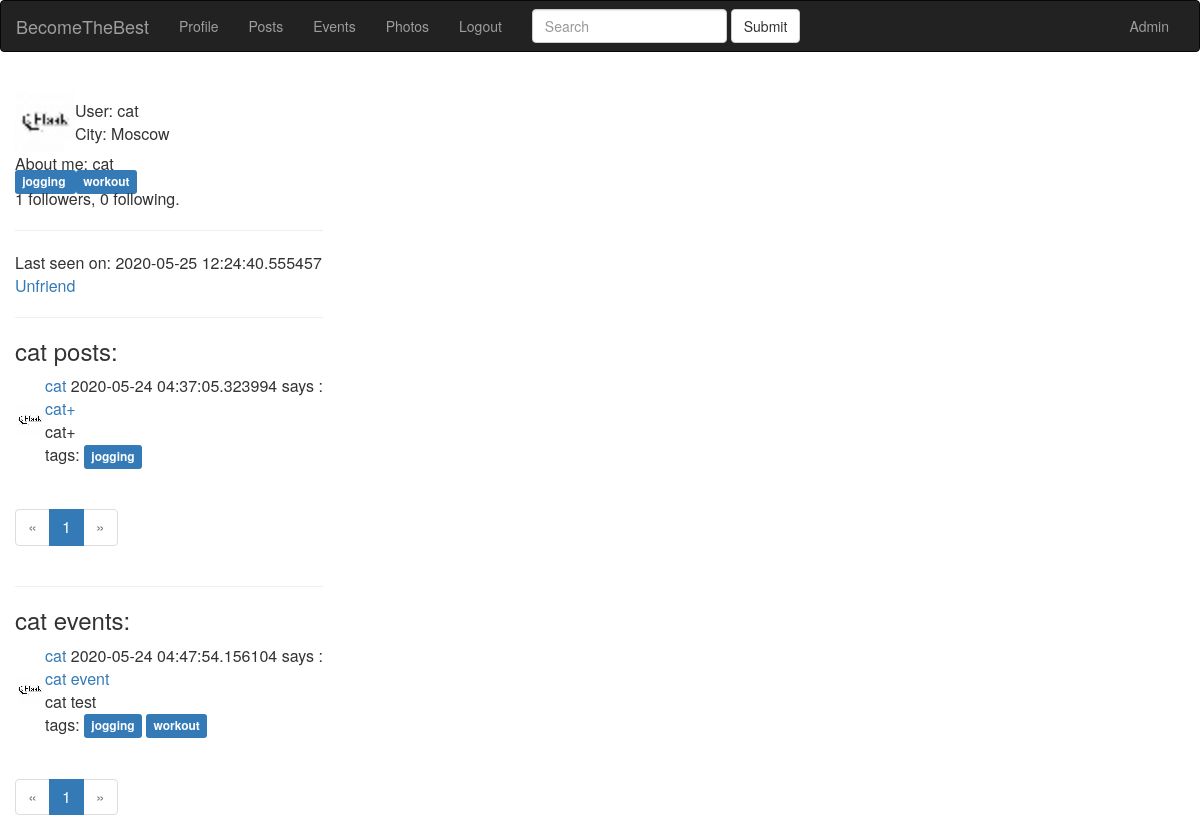
Screenshot of /user/cat (signed in) with the database file from the repository.
### app/models.py (models this page shows, shortened)
class User(UserMixin, db.Model):
    id = db.Column(db.Integer, primary_key=True)
    email = db.Column(db.String(120), index=True, unique=True)
    username = db.Column(db.String(64), index=True, unique=True)
    password_hash = db.Column(db.String(255))
    date = db.Column(db.DateTime, index=True, default=datetime.utcnow)
    timestamp = db.Column(db.String(128), default=int(time()))
    city = db.Column(db.String(128))
    about_me = db.Column(db.String(140))
    last_seen = db.Column(db.DateTime, default=datetime.utcnow)
    active = db.Column(db.Boolean)
    mentor = db.Column(db.Boolean, default=False)
    level = db.Column(db.Integer, default=0)
    tags = db.relationship(
        'Tag', secondary=user_tags, backref=db.backref('users_tags', lazy='dynamic'))
    roles = db.relationship(
        'Role', secondary=roles_users, backref=db.backref('users_roles', lazy='dynamic'))
    posts = db.relationship('Post', backref='author', lazy='dynamic')
    events = db.relationship('Event', backref='event_author', lazy='dynamic')
    photos = db.relationship('Photo', backref='photo_author', lazy='dynamic')
    def avatar(self):
        return 'user_data/{}/avatar/avatar.png'.format(self.username + self.timestamp)
    followed = db.relationship(
        'User', secondary=followers,
        primaryjoin=(followers.c.follower_id == id),
        secondaryjoin=(followers.c.followed_id == id),
        backref=db.backref('followers', lazy='dynamic'), lazy='dynamic')
    def is_following(self, user):
        return self.followed.filter(
            followers.c.followed_id == user.id).count() > 0

class Tag(db.Model):
    id = db.Column(db.Integer, primary_key=True)
    name = db.Column(db.String(100), unique=True)
    slug = db.Column(db.String(100))

class Post(db.Model):
    id = db.Column(db.Integer, primary_key=True)
    title = db.Column(db.String(140))
    slug = db.Column(db.String(140), unique=True)
    body = db.Column(db.Text)
    created = db.Column(db.DateTime, index=True, default=datetime.utcnow)
    user_id = db.Column(db.Integer, db.ForeignKey('user.id'))
    tags = db.relationship(
        'Tag', secondary=post_tags, backref=db.backref('posts_tags', lazy='dynamic'))

class Event(db.Model):
    id = db.Column(db.Integer, primary_key=True)
    event_title = db.Column(db.String(140))
    event_body = db.Column(db.Text)
    slug = db.Column(db.String(140), unique=True)
    created = db.Column(db.DateTime, index=True, default=datetime.utcnow)
    event_time = db.Column(db.DateTime)
    event_place = db.Column(db.Text)
    event_geo = db.Column(db.Text)
    event_starter = db.Column(db.Integer, db.ForeignKey('user.id'))
    event_crew = db.Column(db.Text)
    event_level = db.Column(db.Integer)
    tags = db.relationship(
        'Tag', secondary=event_tags, backref=db.backref('events_tags', lazy='dynamic'))

### app/blueprints/users/blueprint.py (the view)
@app.route('/user/<username>')
@login_required
def user(username):
    user = User.query.filter_by(username=username).first_or_404()
    page = request.args.get('page', 1, type=int)
    posts = user.posts.order_by(Post.created.desc())
    pages = posts.paginate(page=page, per_page=app.config['POSTS_PER_PAGE'])
    events = user.events.order_by(Event.created.desc())
    event_pages = events.paginate(page=page, per_page=app.config['POSTS_PER_PAGE'])
    return render_template('users/index.html', user=user, pages=pages, event_pages=event_pages)

### app/models.py (called while the page is built)
@login.user_loader
def load_user(id):
    return User.query.get(int(id))

### app/view.py (called while the page is built)
@app.before_request
def before_request():
    if current_user.is_authenticated:
        current_user.last_seen = datetime.utcnow()
        db.session.commit()

### app/blueprints/users/templates/users/index.html
{% extends 'base.html' %} {% block title %} User title {% endblock %} {% block content_title %} {% endblock %} {% block content %}
<table>
    <tr>
        <td><img src="{{ url_for('static', filename=user.avatar()) }}" width="60" height="60" alt="avatar" />
        </td>
        <td>
            User: {{ user.username }} <br> City: {{ user.city }}
        </td>
    </tr>
</table>
{% if user.about_me %} About me: {{ user.about_me }} {% endif %}
<br> {% for tag in user.tags %}
<a href="{{ url_for('users.tag_detail', slug=tag.slug) }}">
    <span class="label label-primary">
        {{ tag.name }}
    </span>
</a> {% endfor %}
<p>{{ user.followers.count() }} followers, {{ user.followed.count() }} following.</p>
<hr> {% if user.last_seen %} Last seen on: {{ user.last_seen }} {% endif %} {% if user.username == current_user.username %}
<p><a href="{{ url_for('users.edit_profile') }}">Edit your profile</a></p>
{% elif not current_user.is_following(user) %}
<p><a href="{{ url_for('users.follow', username=user.username) }}">Be friend</a></p>
{% else %}
<p><a href="{{ url_for('users.unfollow', username=user.username) }}">Unfriend</a></p>
{% endif %}
<hr>
<h3>{{user.username}} posts:</h3>
{% for post in pages.items %}
<div class="main-content">
    <table>
        <tr>
            <td><img src="{{ url_for('static', filename=post.author.avatar()) }}" width="30" height="30" alt="avatar" /></td>
            <td><a href="{{ url_for('user', username=post.author.username) }}">
                {{ post.author.username }}</a> {{ post.created }} says :
                <br>
                <a href="{{ url_for('posts.post_detail', slug=post.slug) }}">{{ post.title }}</a>
                <br> {{ post.body }}
                <div class="tags">
                    tags: {% for tag in post.tags %}
                    <a href="{{ url_for('posts.tag_detail', slug=tag.slug) }}">
                        <span class="label label-primary">{{ tag.name }}</span></a> {% endfor %}
                </div>
            </td>
        </tr>
    </table>
</div>
<br> {% endfor %}
<nav>
    <ul class="pagination">
        <li {% if not pages.has_prev %} class="disabled" {% endif %}>
            <a href="./{{user.username}}?page={{ pages.prev_num }}" aria-label="Previous">
                <span aria-hidden="true">&laquo;</span></a>
        </li>
        {% for page in pages.iter_pages() %}
        <li {% if page==pages.page %} class="active" {% endif %}>
            <a href="./{{user.username}}?page={{ page }}">{{page}} <span class="sr-only">(current)</span></a></li>
        {% endfor %}
        <li {% if not pages.has_next %} class="disabled" {% endif %}>
            <a href="./{{user.username}}?page={{ pages.next_num }}" aria-label="Next">
                <span aria-hidden="true">&raquo;</span></a>
        </li>
    </ul>
</nav>
<hr>
<h3>{{user.username}} events:</h3>
{% for event in event_pages.items %}
<div class="main-content">
    <table>
        <tr>
            <td><img src="{{ event.event_author.avatar() }}"></td>
            <td><a href="{{ url_for('user', username=event.event_author.username) }}">
                {{ event.event_author.username }}</a> {{ event.created }} says :
                <br>
                <a href="{{ url_for('events.event_detail', slug=event.slug) }}">{{ event.event_title }}</a>
                <br> {{ event.event_body }}
                <div class="tags">
                    tags: {% for tag in event.tags %}
                    <a href="{{ url_for('events.tag_detail', slug=tag.slug) }}">
                        <span class="label label-primary">{{ tag.name }}</span></a> {% endfor %}
                </div>
            </td>
        </tr>
    </table>
</div>
<br> {% endfor %}
<nav>
    <ul class="pagination">
        <li {% if not pages.has_prev %} class="disabled" {% endif %}>
            <a href="./{{user.username}}?page={{ pages.prev_num }}" aria-label="Previous">
                <span aria-hidden="true">&laquo;</span></a>
        </li>
        {% for page in event_pages.iter_pages() %}
        <li {% if page==event_pages.page %} class="active" {% endif %}>
            <a href="./{{user.username}}?page={{ page }}">{{page}} <span class="sr-only">(current)</span></a></li>
        {% endfor %}
        <li {% if not pages.has_next %} class="disabled" {% endif %}>
            <a href="./{{user.username}}?page={{ pages.next_num }}" aria-label="Next">
                <span aria-hidden="true">&raquo;</span></a>
        </li>
    </ul>
</nav>
{% endblock %}

### rows the page displays
User: username+timestamp (placeholder picture), username "cat", city "Moscow", about_me "cat", last_seen "2020-05-25 12:24:40.555457"
Tag: name "jogging"
Tag: name "workout"
Post: timestamp (placeholder picture), author.username "cat", created "2020-05-24 04:37:05.323994", title "cat+", body "cat+"
Event: event_author.avatar (placeholder picture), event_author.username "cat", created "2020-05-24 04:47:54.156104", event_title "cat event", event_body "cat test"

### other values shown
{{ user.followers.count() }} "1"
{{ user.followed.count() }} "0"
{{ page }} "1"
